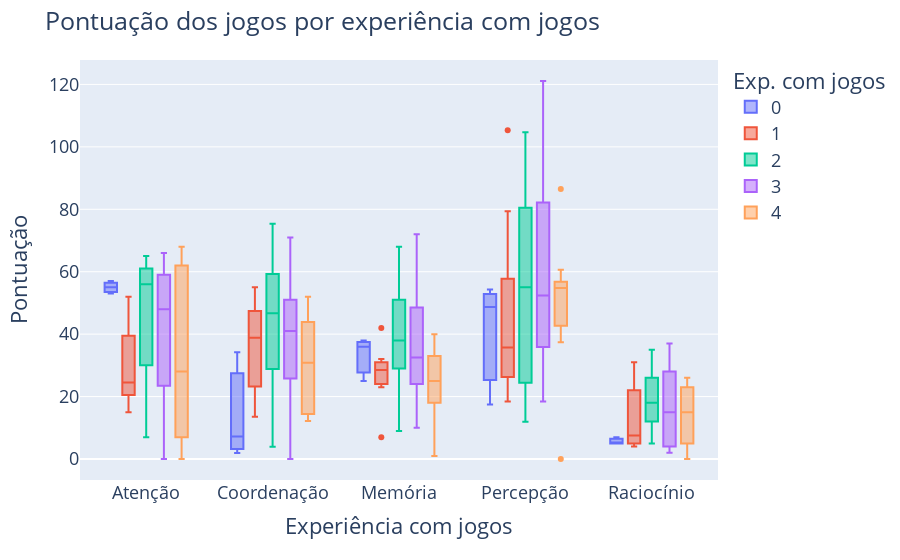

This figure's notebook cell:
### Code cell
fig = px.box(df, y=GAMES, color='experience', 
                    category_orders={'experience': [0, 1, 2, 3, 4]})
fig.update_xaxes(categoryorder='array', categoryarray=[0, 1, 2, 3, 4])
fig.update_layout(title='Pontuação dos jogos por experiência com jogos',
                    xaxis_title='Experiência com jogos',
                    yaxis_title='Pontuação',
                    font=dict(
                        size=18
                    ),
                    legend_title_text='Exp. com jogos',
)

### Figure 1 — Plotly figure (JSON) as saved in the notebook; plotly's stock layout.template omitted (floating-point values rounded to 4 significant figures)
{"data": [{"alignmentgroup": "True", "hovertemplate": "experience=0<br>variable=%{x}<br>value=%{y}<extra></extra>", "legendgroup": "0", "marker": {"color": "#636efa"}, "name": "0", "notched": false, "offsetgroup": "0", "orientation": "v", "showlegend": true, "type": "box", "x": ["Atenção", "Atenção", "Atenção", "Coordenação", "Coordenação", "Coordenação", "Memória", "Memória", "Memória", "Percepção", "Percepção", "Percepção", "Raciocínio", "Raciocínio", "Raciocínio"], "x0": " ", "xaxis": "x", "y": [57, 53, 55, 1.9, 7.2, 34.2, 36, 25, 38, 17.5, 48.7, 54.3, 7, 5, 5], "y0": " ", "yaxis": "y"}, {"alignmentgroup": "True", "hovertemplate": "experience=1<br>variable=%{x}<br>value=%{y}<extra></extra>", "legendgroup": "1", "marker": {"color": "#EF553B"}, "name": "1", "notched": false, "offsetgroup": "1", "orientation": "v", "showlegend": true, "type": "box", "x": ["Atenção", "Atenção", "Atenção", "Atenção", "Atenção", "Atenção", "Atenção", "Atenção", "Atenção", "Coordenação", "Coordenação", "Coordenação", "Coordenação", "Coordenação", "Coordenação", "Coordenação", "Coordenação", "Coordenação", "Memória", "Memória", "Memória", "Memória", "Memória", "Memória", "Memória", "Memória", "Memória", "Percepção", "Percepção", "Percepção", "Percepção", "Percepção", "Percepção", "Percepção", "Percepção", "Percepção", "Raciocínio", "Raciocínio", "Raciocínio", "Raciocínio", "Raciocínio", "Raciocínio", "Raciocínio", "Raciocínio", "Raciocínio"], "x0": " ", "xaxis": "x", "y": [19, 15, 45, 22, 23, 34, 52, 26, null, 47.5, 34.9, 47.3, 19.6, 42.8, 26.8, 55, 13.5, null, 25, 42, 30, 23, 32, 7, 29, 28, null, 105.3, 18.4, 79.4, 30.1, 35.4, 22.5, 36.1, 36.1, null, 10, 4, 16, 5, 28, 5, 5, 31, null], "y0": " ", "yaxis": "y"}, {"alignmentgroup": "True", "hovertemplate": "experience=2<br>variable=%{x}<br>value=%{y}<extra></extra>", "legendgroup": "2", "marker": {"color": "#00cc96"}, "name": "2", "notched": false, "offsetgroup": "2", "orientation": "v", "showlegend": true, "type": "box", "x": ["Atenção", "Atenção", "Atenção", "Atenção", "Atenção", "Atenção", "Atenção", "Atenção", "Atenção", "Atenção", "Atenção", "Atenção", "Atenção", "Atenção", "Atenção", "Atenção", "Atenção", "Atenção", "Atenção", "Coordenação", "Coordenação", "Coordenação", "Coordenação", "Coordenação", "Coordenação", "Coordenação", "Coordenação", "Coordenação", "Coordenação", "Coordenação", "Coordenação", "Coordenação", "Coordenação", "Coordenação", "Coordenação", "Coordenação", "Coordenação", "Coordenação", "Memória", "Memória", "Memória", "Memória", "Memória", "Memória", "Memória", "Memória", "Memória", "Memória", "Memória", "Memória", "Memória", "Memória", "Memória", "Memória", "Memória", "Memória", "Memória", "Percepção", "Percepção", "Percepção", "Percepção", "Percepção", "Percepção", "Percepção", "Percepção", "Percepção", "Percepção", "Percepção", "Percepção", "Percepção", "Percepção", "Percepção", "Percepção", "Percepção", "Percepção", "Percepção", "Raciocínio", "Raciocínio", "Raciocínio", "Raciocínio", "Raciocínio", "Raciocínio", "Raciocínio", "Raciocínio", "Raciocínio", "Raciocínio", "Raciocínio", "Raciocínio", "Raciocínio", "Raciocínio", "Raciocínio", "Raciocínio", "Raciocínio", "Raciocínio", "Raciocínio"], "x0": " ", "xaxis": "x", "y": [36, 7, 64, 30, 55, 17, 10, 57, 58, 58, 58, 63, 63, 61, 48, 42, 65, 14, null, 19.2, 7.4, 49.4, 44.4, 34.3, 42.8, 28.8, 62.7, 71, 74, 49.9, 57, 75.4, 59.3, 49, 3.9, 36, 21.7, null, 21, 40, 29, 38, 17, 32, 28, 38, 51, 56, 68, 67, 39, 63, 30, 9, 34, 40, null, 24.2, 29.7, 98.1, 60.8, 60.6, 53.2, 11.9, 60.8, 80.5, 86.4, 104.7, 55, 55, 93, 29.9, 23.8, 24.4, 17.9, null, 12, 15, 21, 18, 11, 28, 5, 7, 18, 19, 29, 26, 35, 21, 18, 12, 9, 30, null], "y0": " ", "yaxis": "y"}, {"alignmentgroup": "True", "hovertemplate": "experience=3<br>variable=%{x}<br>value=%{y}<extra></extra>", "legendgroup": "3", "marker": {"color": "#ab63fa"}, "name": "3", "notched": false, "offsetgroup": "3", "orientation": "v", "showlegend": true, "type": "box", "x": ["Atenção", "Atenção", "Atenção", "Atenção", "Atenção", "Atenção", "Atenção", "Atenção", "Atenção", "Atenção", "Atenção", "Atenção", "Atenção", "Atenção", "Atenção", "Atenção", "Atenção", "Atenção", "Atenção", "Atenção", "Coordenação", "Coordenação", "Coordenação", "Coordenação", "Coordenação", "Coordenação", "Coordenação", "Coordenação", "Coordenação", "Coordenação", "Coordenação", "Coordenação", "Coordenação", "Coordenação", "Coordenação", "Coordenação", "Coordenação", "Coordenação", "Coordenação", "Coordenação", "Memória", "Memória", "Memória", "Memória", "Memória", "Memória", "Memória", "Memória", "Memória", "Memória", "Memória", "Memória", "Memória", "Memória", "Memória", "Memória", "Memória", "Memória", "Memória", "Memória", "Percepção", "Percepção", "Percepção", "Percepção", "Percepção", "Percepção", "Percepção", "Percepção", "Percepção", "Percepção", "Percepção", "Percepção", "Percepção", "Percepção", "Percepção", "Percepção", "Percepção", "Percepção", "Percepção", "Percepção", "Raciocínio", "Raciocínio", "Raciocínio", "Raciocínio", "Raciocínio", "Raciocínio", "Raciocínio", "Raciocínio", "Raciocínio", "Raciocínio", "Raciocínio", "Raciocínio", "Raciocínio", "Raciocínio", "Raciocínio", "Raciocínio", "Raciocínio", "Raciocínio", "Raciocínio", "Raciocínio"], "x0": " ", "xaxis": "x", "y": [7, 27, 48, 20, 51, 61, 62, 60, 48, 66, 49, 58, 29, 0, 50, 40, 65, 12, 12, 41, 25.5, 14.7, 51, 24.5, 35.7, 40.5, 65, 51, 26.1, 46, 40, 41.5, 24.9, 39, 49.3, 57.9, 71, 0, 42, 53, 17, 29, 23, 28, 51, 56, 72, 15, 40, 34, 37, 33, 46, 10, 32, 58, 51, 15, 25, 32, 55.3, 35.7, 49.5, 30.9, 43, 42.9, 98.4, 36.1, 66.7, 121.1, 91.5, 85.5, 35.1, 78.8, 66.3, 24.8, 49.5, 18.4, 59.9, 86.8, 3, 4, 17, 12, 4, 37, 37, 27, 25, 29, 34, 30, 23, 11, 13, 11, 22, 2, 3, 2], "y0": " ", "yaxis": "y"}, {"alignmentgroup": "True", "hovertemplate": "experience=4<br>variable=%{x}<br>value=%{y}<extra></extra>", "legendgroup": "4", "marker": {"color": "#FFA15A"}, "name": "4", "notched": false, "offsetgroup": "4", "orientation": "v", "showlegend": true, "type": "box", "x": ["Atenção", "Atenção", "Atenção", "Atenção", "Atenção", "Atenção", "Atenção", "Atenção", "Atenção", "Atenção", "Atenção", "Coordenação", "Coordenação", "Coordenação", "Coordenação", "Coordenação", "Coordenação", "Coordenação", "Coordenação", "Coordenação", "Coordenação", "Coordenação", "Memória", "Memória", "Memória", "Memória", "Memória", "Memória", "Memória", "Memória", "Memória", "Memória", "Memória", "Percepção", "Percepção", "Percepção", "Percepção", "Percepção", "Percepção", "Percepção", "Percepção", "Percepção", "Percepção", "Percepção", "Raciocínio", "Raciocínio", "Raciocínio", "Raciocínio", "Raciocínio", "Raciocínio", "Raciocínio", "Raciocínio", "Raciocínio", "Raciocínio", "Raciocínio"], "x0": " ", "xaxis": "x", "y": [7, 0, 14, 14, 57, 65, 7, 68, 62, 42, null, 30.3, 12.2, 14.4, 14.4, 41.7, 52, 28.3, 43.9, 47.8, 31.4, null, 18, 1, 33, 33, 16, 24, 40, 22, 26, 33, null, 48.9, 0, 54.8, 54.8, 60.6, 55.3, 37.4, 86.5, 56.8, 42.7, null, 7, 0, 26, 26, 23, 20, 10, 22, 5, 3, null], "y0": " ", "yaxis": "y"}], "layout": {"boxmode": "group", "font": {"size": 18}, "legend": {"title": {"text": "Exp. com jogos"}, "tracegroupgap": 0}, "margin": {"t": 60}, "title": {"text": "Pontuação dos jogos por experiência com jogos"}, "xaxis": {"anchor": "y", "categoryarray": [0, 1, 2, 3, 4], "categoryorder": "array", "domain": [0, 1], "title": {"text": "Experiência com jogos"}}, "yaxis": {"anchor": "x", "domain": [0, 1], "title": {"text": "Pontuação"}}}}
